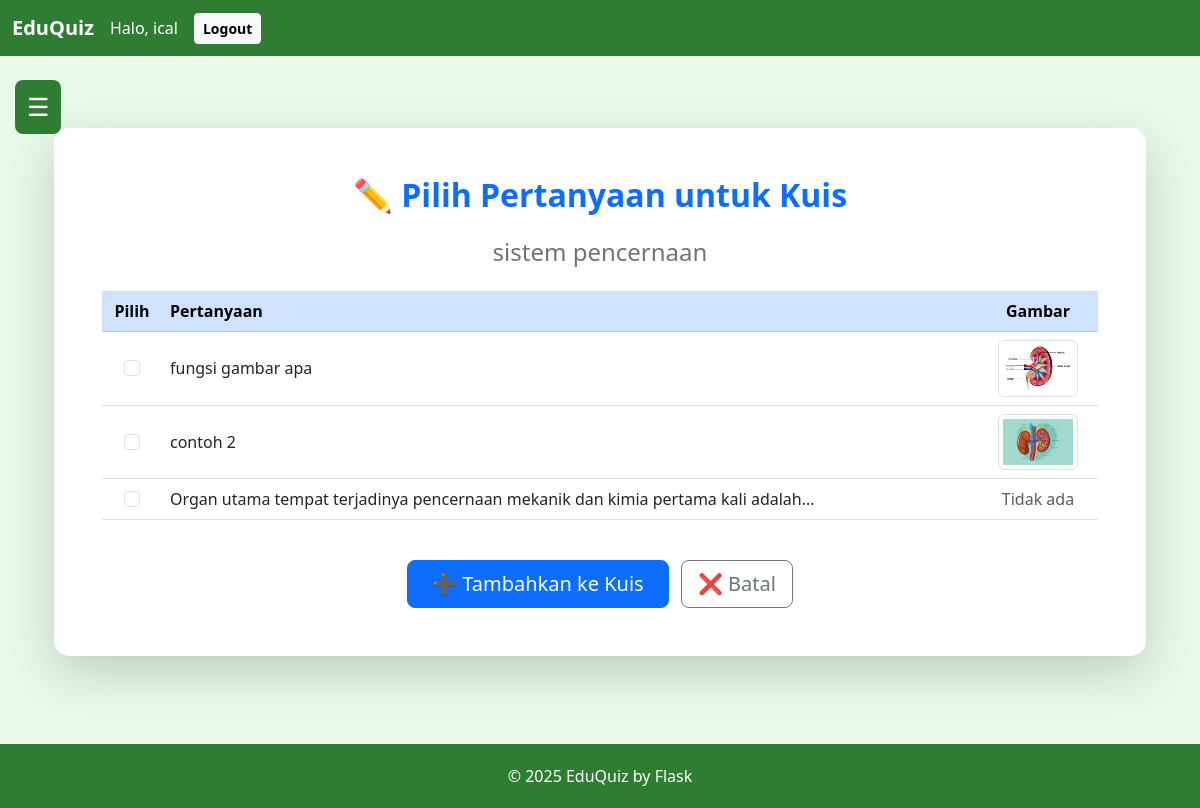
The page /quiz_select_questions/1 (signed in) on the database its author committed.
### models.py (models this page shows)
class User(UserMixin, db.Model):
    __tablename__ = 'user'
    id = db.Column(db.Integer, primary_key=True)
    username = db.Column(db.String(64), unique=True, nullable=False, index=True)
    email = db.Column(db.String(120), unique=True, index=True)
    password_hash = db.Column(db.String(128))
    role = db.Column(db.Enum(Role), default=Role.student)
    created_at = db.Column(db.DateTime, default=datetime.utcnow)
    materials = db.relationship('Material', backref='author', lazy=True)
    quizzes = db.relationship('Quiz', backref='creator', lazy=True)
    submissions = db.relationship('Submission', backref='user', lazy=True)

class Quiz(db.Model):
    __tablename__ = 'quiz'
    id = db.Column(db.Integer, primary_key=True)
    title = db.Column(db.String(256), nullable=False)
    description = db.Column(db.Text)
    code = db.Column(db.String(20), unique=True, nullable=False)  # KODE MASUK QUIZ
    duration = db.Column(db.Integer, default=600)  # DALAM DETIK
    published = db.Column(db.Boolean, default=False)  # ✅ fixed
    subject = db.Column(db.String(100))
    created_at = db.Column(db.DateTime, default=db.func.now())
    created_by = db.Column(db.Integer, db.ForeignKey('user.id'))
    category_id = db.Column(db.Integer, db.ForeignKey('category.id'))
    questions = db.relationship(
        "Question",
        back_populates="quiz",
        lazy=True,
        cascade="all, delete-orphan"
    )
    submissions = db.relationship(
        'Submission',
        backref='quiz',
        lazy=True,
        cascade="all, delete-orphan"
    )

class Question(db.Model):
    __tablename__ = "question"
    id = db.Column(db.Integer, primary_key=True)
    text = db.Column(db.Text, nullable=False)
    image_filename = db.Column(db.String(255))
    quiz_id = db.Column(db.Integer, db.ForeignKey("quiz.id"), nullable=False)
    quiz = db.relationship("Quiz", back_populates="questions")
    choices = db.relationship("Choice", backref="question", cascade="all, delete-orphan")

### app.py (the view, shortened to what this page needs)
    @app.route('/quiz_select_questions/<int:quiz_id>', methods=['GET', 'POST'])
    @login_required
    def quiz_select_questions(quiz_id):
        quiz = Quiz.query.get_or_404(quiz_id)
        questions = Question.query.filter_by(quiz_id=quiz.id).all()
        return render_template('quiz_select_questions.html', quiz=quiz, questions=questions)

### templates/quiz_select_questions.html
{% extends "base.html" %}
{% block content %}
<div class="container py-5">
  <div class="card shadow-lg border-0">
    <div class="card-body p-5">
      <h2 class="mb-4 text-center text-primary fw-bold">
        ✏️ Pilih Pertanyaan untuk Kuis
      </h2>
      <h4 class="text-center text-secondary mb-4">
        {{ quiz.title }}
      </h4>
      {% if questions %}
      <form method="post">
        <div class="table-responsive">
          <table class="table table-hover align-middle">
            <thead class="table-primary">
              <tr>
                <th style="width: 60px; text-align:center;">Pilih</th>
                <th>Pertanyaan</th>
                <th style="width: 120px; text-align:center;">Gambar</th>
              </tr>
            </thead>
            <tbody>
              {% for q in questions %}
              <tr>
                <td class="text-center">
                  <input type="checkbox" name="question_ids" value="{{ q.id }}" class="form-check-input">
                </td>
                <td>{{ q.text }}</td>
                <td class="text-center">
                  {% if q.image_filename %}
                  <img src="{{ url_for('static', filename='uploads/' ~ q.image_filename) }}"
                       alt="Gambar Pertanyaan"
                       class="img-thumbnail"
                       style="max-width: 80px; max-height: 80px;">
                  {% else %}
                  <span class="text-muted">Tidak ada</span>
                  {% endif %}
                </td>
              </tr>
              {% endfor %}
            </tbody>
          </table>
        </div>
        <div class="text-center mt-4">
          <button type="submit" class="btn btn-lg btn-primary px-4">
            ➕ Tambahkan ke Kuis
          </button>
          <a href="{{ url_for('teacher_dashboard') }}" class="btn btn-lg btn-outline-secondary ms-2">
            ❌ Batal
          </a>
        </div>
      </form>
      {% else %}
      <div class="alert alert-warning text-center">
        Tidak ada pertanyaan yang tersedia saat ini.
      </div>
      {% endif %}
    </div>
  </div>
</div>
{% endblock %}

### templates/base.html (shortened to what this page needs)
<!DOCTYPE html>
<html lang="id">
<head>
  <link href="https://cdn.jsdelivr.net/npm/bootstrap@5.3.0/dist/css/bootstrap.min.css" rel="stylesheet">
</head>
<body>
  <nav class="navbar navbar-expand-lg navbar-dark">
    <div class="container-fluid">
      <a class="navbar-brand fw-bold" href="{{ url_for('index') }}">EduQuiz</a>
      <div class="collapse navbar-collapse" id="navMenu">
        <div class="d-flex align-items-center">
          {% if current_user.is_authenticated %}
            <span class="navbar-text me-3">
              Halo, {{ current_user.username }}
            </span>
            <a href="{{ url_for('logout') }}" class="btn btn-light btn-sm fw-bold">
              Logout
            </a>
          {% else %}
            <a href="{{ url_for('login') }}" class="btn btn-light btn-sm me-2">Login</a>
            <a href="{{ url_for('register') }}" class="btn btn-success btn-sm">Register</a>
          {% endif %}
        </div>
      </div>
    </div>
  </nav>
  <button id="hamburgerBtn">☰</button>
  <div class="container mt-4">
    {% block content %}{% endblock %}
  </div>
  <footer>© 2025 EduQuiz by Flask</footer>
</body>
</html>

### templates/base.html (style rules this page uses)
body { background-color: #e9f9e9; }
.navbar { background-color: #2e7d32 !important; }
.navbar-brand, .nav-link, .navbar-text { color: #fff !important; font-weight: 500; }
.card { border-radius: 15px; box-shadow: 0 3px 8px rgba(0,0,0,0.1); }
footer { margin-top: 40px; padding: 20px; text-align: center; background-color: #2e7d32; color: white; }
#hamburgerBtn { position: fixed; top: 80px; left: 15px; z-index: 1000; background: #2e7d32; border: none; color: white; font-size: 25px; padding: 8px 12px; border-radius: 8px; }

### rows shown on the page
User: username "ical"
Quiz: title "sistem pencernaan"
Question: text "fungsi gambar apa", image_filename (picture)
Question: text "contoh 2", image_filename (picture)
Question: text "Organ utama tempat terjadinya pencernaan mekanik dan kimia pertama kali adalah…", shows "Tidak ada"
